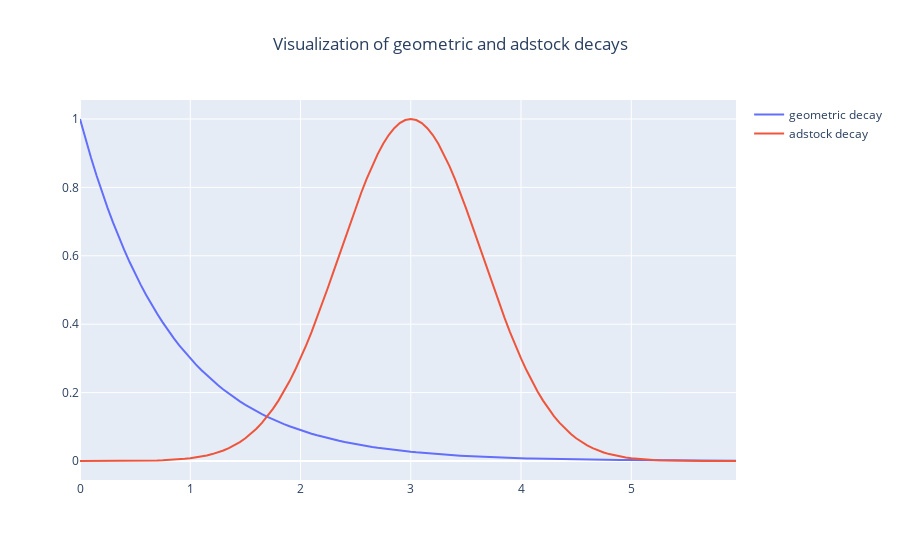

The code cell stored with this chart in its notebook:
### Markdown cell above
### Decays visualizaitons

### Code cell
L = 5

alpha_list = [round(i*0.1+0.1, 1) for i in range(L)]
theta_list = [i for i in range(L)]


fig_decays = go.Figure()

fig_decays.add_trace(
    go.Scatter(x=np.arange(0, L+1, 0.05), y=[0.3**(l)for l in np.arange(0, L+1, 0.05)],
    name=f"geometric decay", mode='lines'))

fig_decays.add_trace(
    go.Scatter(x=np.arange(0, L+1, 0.05), y=[0.3**((l-3)**2)for l in np.arange(0, L+1, 0.05)],
    name=f"adstock decay", mode='lines'))

fig_decays.update_layout(
    title="Visualization of geometric and adstock decays",
    title_x=0.5)
fig_decays.show()
